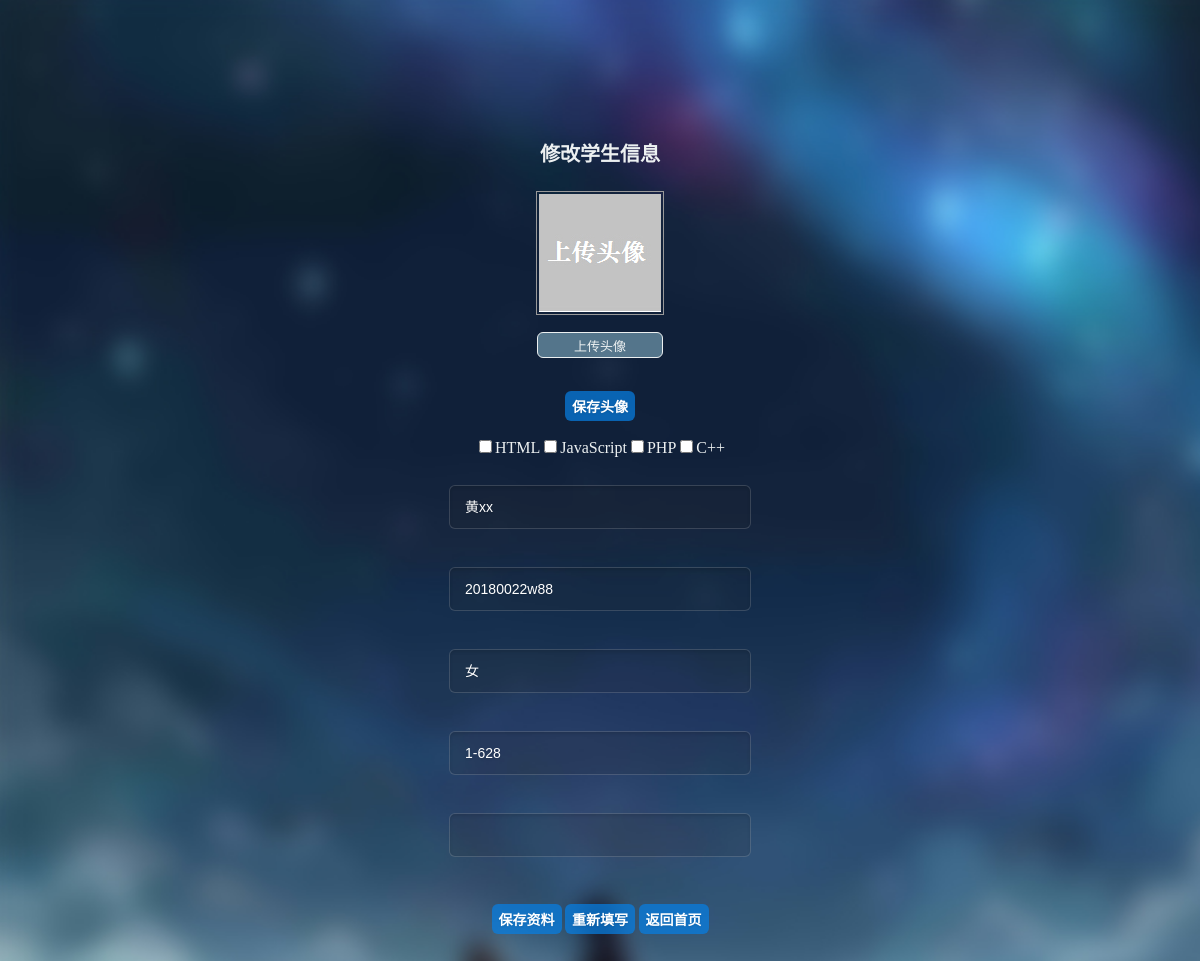
/stu_update/update.php?id=3, run on the app's committed database.
### tables this page shows
CREATE TABLE   students
(
     id 	int   primary key auto_increment,
     s_name 	varchar(300),
     s_num 	varchar(300),
     sex 	varchar(300),
     d_num 	varchar(255),
     s_hb       varchar(255),
     skill      text
)charset=utf8;

### function.php (called while the page is built, shortened)
<?php
function query($sql){
    if($result = mysql_query($sql)){
        return $result;
    }else{
        echo 'SQL执行失败<br>';
        echo '错误的SQL为：'.$sql;
        echo '错误代码为：'.mysql_errno();
        echo '错误信息为：'.mysql_error();
        die;
    }
}
function fetchRow($sql){
    if($result = query($sql)){
        $row = mysql_fetch_array($result,MYSQLI_ASSOC);
        return $row;
    }else{
        return false;
    }
}

### stu_update/update_html.php (the view, shortened to what this page needs)
<!doctype html>
<html>
    <head>
        <link type="text/css" rel="stylesheet" href="../CSS/update_html.css"/>
    </head>
    <body>
        <div class="box">
            <h1>修改学生信息</h1>
            <div class="p_box">
                <img src="<?php echo '../images/w_images/' . $info['id'] . '.jpg?rand=' . rand(); ?>" onerror="this.src='../images/default.jpg'" />
                <form method="post" enctype="multipart/form-data">
                    <p class="upload"><input name="pic" type="file"/>上传头像</p>
                    <p><button class="sub" type="submit">保存头像</button></p>
                </form>
            </div>
            <form method="post" >
                <table class="profile-table">
                    <tr><td><input type="text" name="s_name" value="<?php echo $emp_info['s_name']; ?>"/></td></tr>
                    <tr><td><input type="text" name="s_num" value="<?php echo $emp_info['s_num']; ?>"/></td></tr>
                    <tr><td><input id="date_of_birth" name="sex" type="text" value="<?php echo $emp_info['sex']; ?>"></td></tr>
                    <tr><td><input id="date_of_entry" name="d_num" type="text" value="<?php echo $emp_info['d_num']; ?>"></td></tr>
                    <tr><td><input type="text" name="s_hb"  value="<?php echo $emp_info['s_hb']; ?>"></td></tr>
			<?php foreach($skill as $k=>$v): ?>
				<input type="checkbox" name="skill[]" id="ck<?php echo $k; ?>" value="<?php echo $v; ?>"
                                    <?php if(in_array($v,$data['skill'])) echo 'checked'; ?> /><label for="ck<?php echo $k; ?>"><?php echo $v; ?></label>
			<?php endForeach; ?>
                    <tr><td colspan="2" class="td-btn">
                            <button type="submit" class="button">保存资料</button>
                            <button type="reset"  class="button" >重新填写</button>
                            <button value="返回首页" class="button" onclick="window.location.href='./test.php'">返回首页</button>
                        </td></tr>
                </table>
            </form>
        </div>
    </body>
</html>

### CSS/update_html.css (style rules this page uses)
body { background-image: url("../images/205_1.jpg");margin:0 auto;padding:0 ;text-align: center;background-repeat: no-repeat;background-size: cover; }
.box { width:450px;margin:100px auto;padding:25px; }
.box h1 { color: #ecf0f1;font-size:20px;text-align:center; }
.profile-table { margin:0 auto; }
.profile-table input { width:270px;height:42px;line-height:42px;margin-top:25px;padding:0 15px;background:#2d2d2d;background:rgba(45,45,45,.15);-moz-border-radius:6px;-webkit-border-radius:6px;border-radius:6px;border:1px solid #3d3d3d;border:1px solid rgba(255,255,255,.15);-moz-box-shadow:0 2px 3px 0 rgba(0,0,0,.1) inset;-webkit-box-shadow:0 2px 3px 0 rgba(0,0,0,.1) inset;box-shadow:0 2px 3px 0 rgba(0,0,0,.1) inset;font-family:"Microsoft YaHei",Helvetica,Arial,sans-serif;font-size:14px;color:#fff;text-shadow:0 1px 2px rgba(0,0,0,.1);-o-transition:all .2s;-moz-transition:all .2s;-webkit-transition:all .2s;-ms-transition:all .2s }
.profile-table button { cursor:pointer;margin-top:30px;width:70px;height:30px;margin-top:25px;padding:0; background: rgba(6, 127, 228, 0.71);-moz-border-radius:6px;-webkit-border-radius:6px;border-radius:6px;border:0;-moz-box-shadow:0 15px 30px 0 rgba(255,255,255,.25) inset,0 2px 7px 0 rgba(0,0,0,.2);cursor:pointer;font-family:"Microsoft YaHei",Helvetica,Arial,sans-serif;font-size:14px;font-weight:700;color:#fff;text-shadow:0 1px 2px rgba(0,0,0,.1);-o-transition:all .2s;-moz-transition:all .2s;-webkit-transition:all .2s;-ms-transition:all .2s }
.profile-table .td-btn { text-align:center;padding-top:10px; }
.profile-table th,.profile-table td { padding-bottom:10px; }
.profile-table td { font-size:14px; }
.p_box { width:190px; margin:0 auto; padding:0 auto ; }
.p_box button { cursor:pointer;width:70px;height:30px;padding:0; background: rgba(6, 127, 228, 0.71);-moz-border-radius:6px;-webkit-border-radius:6px;border-radius:6px;border:0;-moz-box-shadow:0 15px 30px 0 rgba(255,255,255,.25) inset,0 2px 7px 0 rgba(0,0,0,.2);font-family:"Microsoft YaHei",Helvetica,Arial,sans-serif;font-size:14px;font-weight:700;color:#fff;text-shadow:0 1px 2px rgba(0,0,0,.1);-o-transition:all .2s;-moz-transition:all .2s;-webkit-transition:all .2s;-ms-transition:all .2s }
.upload { position: relative; display: inline-block; font-size: 13px; width: 100px; height:16px; border: 1px solid #ecf0f1; padding: 4px 12px; overflow: hidden; color:#ecf0f1; background:#b6efff69; text-decoration: none; text-indent: 0; line-height: 20px; border-radius:6px; cursor: pointer; }
img { padding:2px;border:1px solid #999; margin: 10px 30px auto; }
label { color:#ecf0f1; }
.upload { clear:both; }

### data on the page
students: s_name "黄xx", s_num "20180022w88", sex "女", d_num "1-628"

### other printed values
$v "HTML"
$v "JavaScript"
$v "PHP"
$v "C++"
